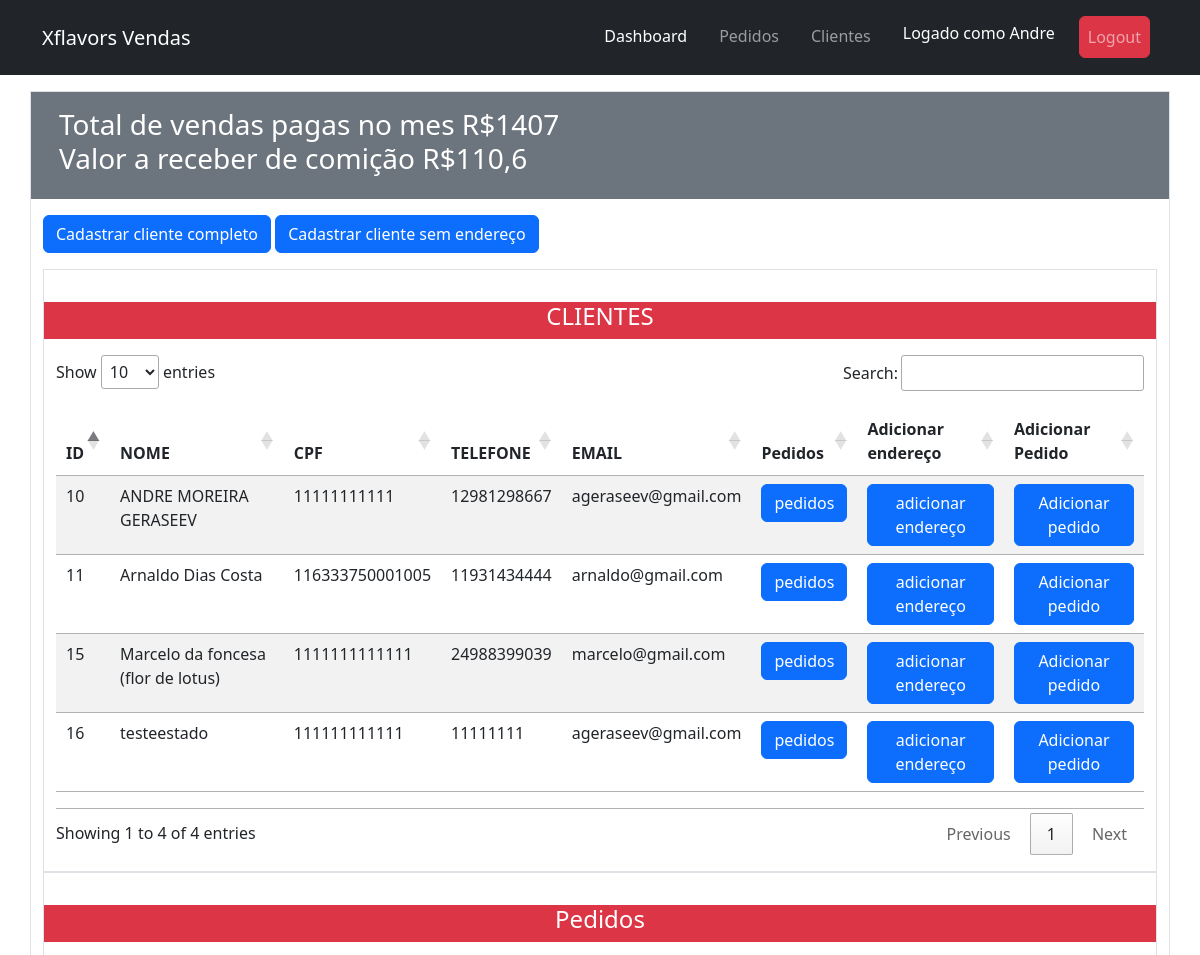
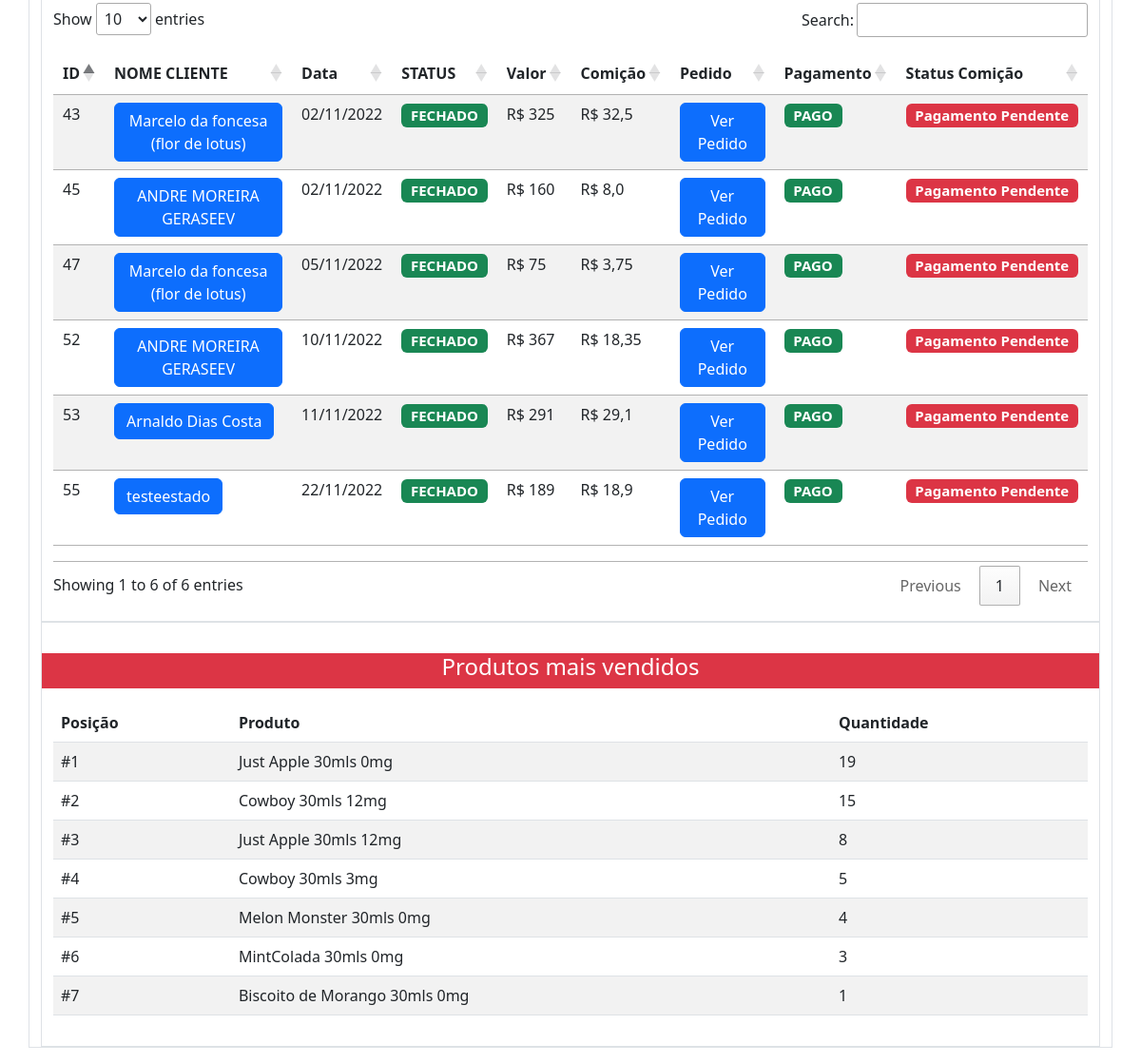
The page /dashboard (signed in) on the database its author committed (2 pictures, top to bottom).
### clientes/models.py (models this page shows, shortened)
class Cliente(models.Model):
    vendedor = models.ForeignKey(Vendedor, on_delete=models.CASCADE)
    nome = models.CharField(max_length=80)
    telefone = models.IntegerField(blank= True, null=True)
    email = models.EmailField(blank= True, null=True)
    cpf = models.IntegerField(blank=True, null=True)
    slug = models.SlugField(unique=True, blank=True, null=True)
    created_at = models.DateTimeField(auto_now_add=True, blank=True, null=True)
    updated_at = models.DateTimeField(auto_now=True, blank=True, null=True)

### pedidos/models.py (models this page shows, shortened)
class Pedido(models.Model):
    cliente = models.ForeignKey(Cliente, on_delete=models.CASCADE)
    vendedor = models.ForeignKey(Vendedor, on_delete=models.CASCADE)
    items = models.ManyToManyField(Item)
    created_at = models.DateTimeField(auto_now_add=True, blank=True, null=True)
    updated_at = models.DateTimeField(auto_now=True, blank=True, null=True)
    status = models.BooleanField(default=False)
    pagamento = models.BooleanField(default=False)
    primeira_compra = models.BooleanField(default=False)
    recebido = models.BooleanField(default=False)
    endereco = models.ForeignKey(Endereco, null=True, on_delete=models.CASCADE)
    desconto = models.DecimalField(max_digits=8,decimal_places=2, null=True, blank=True)
    valor = models.DecimalField(max_digits=8,decimal_places=2, null=True, blank=True)
    data = models.DateTimeField(default=datetime.now(tz=timezone.utc), blank=True, null=True)
    @property
    def valor_total(self):
        return sum([int(item.valor_total) for item in self.items.all()])
    @property
    def comicao(self):
        if self.primeira_compra == True:
            return  round(int(self.valor_total) * 0.10,2)
        else:
            return round(int(self.valor_total) * 0.05,2)

class Item(models.Model):
    produto = models.ForeignKey(Juice, on_delete=models.CASCADE)
    quantidade = models.PositiveIntegerField()
    created_at = models.DateTimeField(auto_now_add=True,  blank=True, null=True)
    updated_at = models.DateTimeField(auto_now=True, blank=True, null=True)
    @property
    def valor_total(self):
        qr_item = [it.items.all() for it in self.pedido_set.all()]
        total = []
        for items in qr_item:
            for item  in items:
                total.append(item.quantidade)
        descont = [pedido.desconto for pedido in self.pedido_set.all()]
        if descont[0] != None:
            desconto = descont[0]
        else:
            desconto = 0
        quantidade= sum(total)
        if self.produto.mg == '9mg' or self.produto.mg == '12mg':
            if quantidade >= 20 and quantidade <= 49:
                return (24 -desconto) * self.quantidade
            elif quantidade >= 50 and quantidade <= 99:
                return (22 -desconto)* self.quantidade
            elif quantidade >= 100 and quantidade <= 199:
                return (20 -desconto) * self.quantidade
            elif quantidade >= 200:
                return (19-desconto) * self.quantidade
            else:
                return self.quantidade * (27-desconto)
        else:
            if quantidade >= 20 and quantidade <= 49:
                return (22 -desconto) * self.quantidade
            elif quantidade >= 50 and quantidade <= 99:
                return (20 -desconto) * self.quantidade
            elif quantidade >= 100 and quantidade <= 199:
                return (18 -desconto) * self.quantidade
            elif quantidade >= 200:
                return (17 -desconto) * self.quantidade
            else:
                return self.quantidade * (25 -desconto)

### produtos/models.py (models this page shows)
class Juice(models.Model):
    NIC = (
        ("0mg", "0"),
        ("3mg", "3"),
        ("6mg", "6"),
        ("9mg", "9"),
        ("12mg", "12"),
    )
    nome = models.CharField(max_length=50)
    mls = models.IntegerField()
    mg = models.CharField(max_length= 4, choices = NIC,
        default ='0')
    valor = models.DecimalField(max_digits=8,decimal_places=2)
    descricao = models.TextField(max_length=800)
    criado = models.DateField(auto_now_add=True)
    updated = models.DateTimeField(auto_now=True)
    imagem = models.ImageField(upload_to='static/juices', null=True, blank=True)
    created_at = models.DateTimeField(auto_now_add=True, blank=True, null=True)
    updated_at = models.DateTimeField(auto_now=True, blank=True, null=True)
    def __str__(self):
        return self.nome + " " + str(self.mls) + "mls " + str(self.mg)

### vendedores/views.py (the view)
# urls.py: path('dashboard', dashboard, name='dashboard'),
@login_required
def dashboard(request):
    hoje = datetime.date.today()
    mes_atual = hoje.strftime('%m')
    clientes = Cliente.objects.filter(vendedor=request.user.vendedor.id)
    pedidos = Pedido.objects.filter(vendedor=request.user.vendedor.id)
    pedidos_pagos = Pedido.objects.filter(pagamento=True, vendedor=request.user.vendedor.id, created_at__gte=datetime.date(2022,int(mes_atual),1), created_at__lte=datetime.date(2022,int(mes_atual),30))
    pedidos_comicao_nao_paga = Pedido.objects.filter(pagamento=True, vendedor=request.user.vendedor.id, recebido=False)
    comicao_pendente = sum([pedido.comicao for pedido in pedidos_comicao_nao_paga])
    items = Item.objects.filter(pedido__vendedor=request.user.vendedor.id, pedido__pagamento=True)
    item_p = {}
    for item in items:
        item_novo ={item.produto: item.quantidade}
        if item.produto in item_p:
            item_novo= {item.produto : item.quantidade + item_p[item.produto]}
            item_p.update(item_novo)
        else:
            item_p.update(item_novo)
    venda=  sum([pedido.valor_total for pedido in pedidos_pagos])
    context = {
        'item_p': item_p,
        'comicao_pendente':comicao_pendente,
        'venda':venda,
        'pedidos_pagos': pedidos_pagos,
        'pedidos': pedidos,
        'clientes': clientes}
    return render(request=request, template_name="dashboard.html",context = context)

### templates/dashboard.html (shortened to what this page needs)
{% extends 'base.html' %}
{% load static %}
{% block content %}
<link rel="stylesheet" type="text/css" href="https://cdn.datatables.net/1.13.1/css/jquery.dataTables.css">
<div class="container border my-3">
    <div class="row p-3 bg-secondary text-white">
        <div class="h3">
            Total de vendas pagas no mes R${{venda}}
            <br>
            Valor a receber de comição R${{comicao_pendente}}
        </div>
    </div>
    <div class=" my-3">
    <a class="btn btn-primary" href="/cadastro_com_endereco" role="button">Cadastrar cliente completo</a>
    <a class="btn btn-primary" href="/cadastro_sem_endereco" role="button">Cadastrar cliente sem endereço</a>
    </div>
    {% include 'partials/_clientes.html' %}
    {% include 'partials/_tabela_pedidos.html' %}
    {% include 'partials/_tabela_produtos_mais_vendidos.html' %}
{% endblock %}

### templates/partials/_navbar.html (shortened to what this page needs)
	<nav class="navbar navbar-expand-lg navbar-dark bg-dark p-3">
<div class="container">
  <a class="navbar-brand" href="#">Xflavors Vendas</a>
  <div class=" collapse navbar-collapse" id="navbarNavDropdown">
    <ul class="navbar-nav ms-auto ">
      <li class="nav-item">
        <a class="nav-link mx-2 active" aria-current="page" href="/dashboard">Dashboard</a>
      </li>
      <li class="nav-item">
        <a class="nav-link mx-2" href="/pedidos">Pedidos</a>
      </li>
      <li class="nav-item">
        <a class="nav-link mx-2" href="/clientes">Clientes</a>
      </li>
        <li class="nav-item mx-2">
          <h4 class="nav-link text-white align-self-center">Logado como {{ request.user.username }}</h4>
      </li>
      <li class="nav-item mx-2">
         <a class="btn nav-link btn-danger btn align-self-center  " href="{% url 'logout' %}">Logout</a>
      </li>
    </ul>
  </div>
</div>
</nav>

### templates/partials/_clientes.html (shortened to what this page needs)
<div class="container py-3 border">
    <div class="row bg-danger my-3 "><h4 class="text-white text-center">CLIENTES</h4></div>
    <table class="table table-striped table-responsive py-3 " id="tabela_cliente">
        <thead>
        <tr>
            <th>ID</th>
            <th>NOME</th>
            <th>CPF</th>
            <th>TELEFONE</th>
            <th>EMAIL</th>
            <th>Pedidos</th>
            <th>Adicionar endereço</th>
            <th>Adicionar Pedido</th>
        </tr>
        </thead>
        <tbody>
        {% for cliente in clientes %}
        <tr>
            <td>{{ cliente.id }}</td>
            <td>{{ cliente.nome }}</td>
            <td>{{ cliente.cpf }}</td>
            <td>{{ cliente.telefone }}</td>
            <td>{{ cliente.email }}</td>
            <td><a name="" id="" class="btn btn-primary" href="/pedidos/{{cliente.id}}" role="button">pedidos</a></td>
            <td><a name="adicionar_endereço" id="adicionar_endereço" class="btn btn-primary"
                   href="cadastro_endereco/{{ cliente.id }}" role="button">adicionar endereço</a></td>
            <td>
                <form method="post" action="/pedidos/{{cliente.id}}">
                    <button type="submit" class="btn btn-primary">Adicionar pedido</button>
                </form>
            </td>
        </tr>
        {% endfor %}
        </tbody>
    </table>
</div>

### templates/partials/_tabela_pedidos.html (shortened to what this page needs)
<div class="container py-3 border">
        <div class="row bg-danger my-3 "><h4 class="text-white text-center">Pedidos</h4></div>
        <table class="table table-striped table-responsive py-3 " id="tabela_pedido">
            <thead>
            <tr>
                <th>ID</th>
                <th>NOME CLIENTE</th>
                <th>Data</th>
                <th>STATUS</th>
                <th>Valor</th>
                <th>Comição</th>
                <th>Pedido</th>
                <th>Pagamento</th>
                <th>Status Comição</th>
            </tr>
            </thead>
            <tbody>
            {% for pedido in pedidos_pagos %}
            <tr>
                <td>{{ pedido.id }}</td>
                <td><a  class="btn btn-primary" href="/pedidos/{{ pedido.cliente.id }}" role="button">{{ pedido.cliente.nome }}</a></td>
                <td>{{ pedido.data|date:"d/m/Y"}}</td>
                <td>{% if pedido.status == True %}<h5><span class="badge bg-success py-auto">FECHADO</span></h5>  {% else %}<h5><span class="badge bg-warning py-auto">ABERTO</span></h5>  {% endif %}</td>
                <td>R$ {{ pedido.valor_total }}</td>
                <td>R$ {{ pedido.comicao }}</td>
                <td><a name="" id="" class="btn btn-primary py-auto" href="/pedido/{{pedido.cliente.slug}}/{{pedido.id}}"
                       role="button">Ver Pedido</a></td>
                <td>{% if pedido.pagamento == False %}<h5><span class="badge bg-danger py-auto">Pagamento Pendente</span></h5> {% else %} <h5><span class="badge bg-success py-auto">PAGO</span></h5> {% endif %}</td>
                <td>{% if pedido.recebido == False %} <h5><span class="badge bg-danger py-auto">Pagamento Pendente</span></h5> {% else %} <h5><span class="badge bg-success py-auto">PAGO</span></h5> {% endif %}</td>
            </tr>
            {% endfor %}
            </tbody>
        </table>
    </div>

### templates/partials/_tabela_produtos_mais_vendidos.html
<div class="container py-3 border">
    <div class="row bg-danger my-3 "><h4 class="text-white text-center">Produtos mais vendidos</h4></div>
    <table class="table table-striped  table-responsive py-3 ">
        <thead class="thead-inverse">
        <tr>
            <th>Posição</th>
            <th>Produto</th>
            <th>Quantidade</th>
        </tr>
        </thead>
        <tbody>
        {% for item, quantidade in item_p.items|dictsortreversed:-1 %}
        <tr>
            <td scope="row">#{{ forloop.counter }}</td>
            <td>{{item}}</td>
            <td>{{quantidade}}</td>
        </tr>
        {%endfor%}
        </tbody>
    </table>
</div>
</div>

### rows shown on the page
Cliente: id "10", nome "ANDRE MOREIRA GERASEEV", cpf "11111111111", telefone "12981298667", email "ageraseev@gmail.com"
Cliente: id "11", nome "Arnaldo Dias Costa", cpf "116333750001005", telefone "11931434444", email "arnaldo@gmail.com"
Cliente: id "15", nome "Marcelo da foncesa (flor de lotus)", cpf "1111111111111", telefone "24988399039", email "marcelo@gmail.com"
Cliente: id "16", nome "testeestado", cpf "111111111111", telefone "11111111", email "ageraseev@gmail.com"
Pedido: id "43", cliente.nome "Marcelo da foncesa (flor de lotus)", data "02/11/2022", status "FECHADO", valor_total "325", comicao "32,5", pagamento "PAGO", recebido "Pagamento Pendente"
Pedido: id "45", cliente.nome "ANDRE MOREIRA GERASEEV", data "02/11/2022", status "FECHADO", valor_total "160", comicao "8,0", pagamento "PAGO", recebido "Pagamento Pendente"
Pedido: id "47", cliente.nome "Marcelo da foncesa (flor de lotus)", data "05/11/2022", status "FECHADO", valor_total "75", comicao "3,75", pagamento "PAGO", recebido "Pagamento Pendente"
Pedido: id "52", cliente.nome "ANDRE MOREIRA GERASEEV", data "10/11/2022", status "FECHADO", valor_total "367", comicao "18,35", pagamento "PAGO", recebido "Pagamento Pendente"
Pedido: id "53", cliente.nome "Arnaldo Dias Costa", data "11/11/2022", status "FECHADO", valor_total "291", comicao "29,1", pagamento "PAGO", recebido "Pagamento Pendente"
Pedido: id "55", cliente.nome "testeestado", data "22/11/2022", status "FECHADO", valor_total "189", comicao "18,9", pagamento "PAGO", recebido "Pagamento Pendente"
Juice: nome+mls+mg "Just Apple 30mls 0mg", quantidade "19"
Juice: nome+mls+mg "Cowboy 30mls 12mg", quantidade "15"
Juice: nome+mls+mg "Just Apple 30mls 12mg", quantidade "8"
Juice: nome+mls+mg "Cowboy 30mls 3mg", quantidade "5"
Juice: nome+mls+mg "Melon Monster 30mls 0mg", quantidade "4"
Juice: nome+mls+mg "MintColada 30mls 0mg", quantidade "3"
Juice: nome+mls+mg "Biscoito de Morango 30mls 0mg", id "1"

### other values the page prints
{{ request.user.username }} "Andre"
{{ venda }} "1407"
{{ comicao_pendente }} "110,6"
